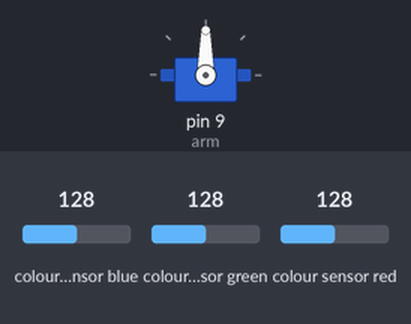
Recording of a sketch running on a simulated Arduino Nano, built with avr-gcc and run on an emulated ATmega328P. Shown: servo. Wiring (inferred from the names in the program): TCS3200 colour sensor: output pin 8; S2 pin 6; S3 pin 7; S0 pin 4; S1 pin 5. The test bench sets the inputs (shaded band); at power-on: colour sensor blue 128, colour sensor green 128, colour sensor red 128.

Above: at 1.2 s.
1.3 s: colour sensor blue set to 191
At 3.4 s:
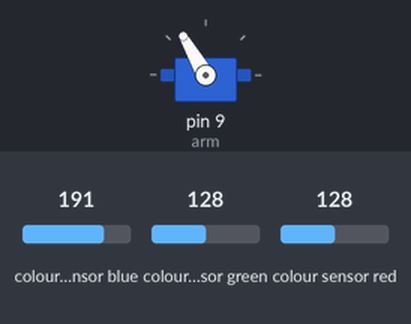
4.3 s: colour sensor green set to 250
At 6.6 s:
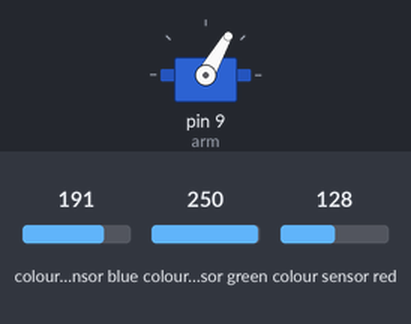
7.3 s: colour sensor blue set to 250
At 9.6 s:
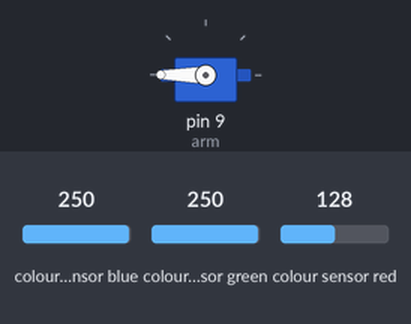
10.3 s: colour sensor blue set to 5
Timing chart, 0 to 14.3 s (numbered marks = the images above; inputs shaded):
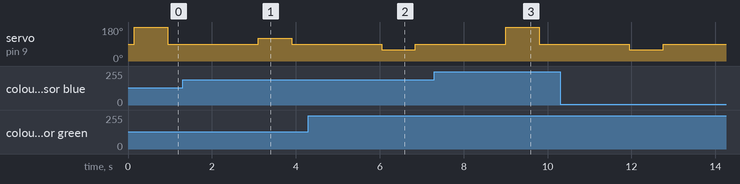

The sketch:

color_sorter.ino
```cpp
// Reads RGB frequency values from a TCS3200 sensor and moves a servo to route detected colors into different bins.
//
// Full tutorial: https://shillehtek.com/blogs/news/arduino-tcs3200-color-sorting-machine
// Parts used: https://shillehtek.com/products/gy-31-tcs3200-rgb-color-recognition-sensor-for-arduino-projects
//             https://shillehtek.com/products/mg90s-metal-gear-micro-servo-motor-180-degree-9g-for-rc-plane
//             https://shillehtek.com/products/arduino-nano-v3-presoldered-ch340g-atmega328p
// More examples: https://github.com/shillehbean/shillehtek-examples
//

#include <Servo.h>
const int S0=4,S1=5,S2=6,S3=7,OUT=8;
Servo arm;
int readCh(bool s2,bool s3){ digitalWrite(S2,s2);digitalWrite(S3,s3);delay(50);return pulseIn(OUT,LOW); }
void setup() {
  for (int p:{S0,S1,S2,S3}) pinMode(p,OUTPUT);
  pinMode(OUT,INPUT);
  digitalWrite(S0,HIGH); digitalWrite(S1,HIGH);
  arm.attach(9); arm.write(90);
}
void loop() {
  int r=readCh(LOW,LOW), g=readCh(HIGH,HIGH), b=readCh(LOW,HIGH);
  if (r < g && r < b)        arm.write(0);    // red bin
  else if (g < r && g < b)   arm.write(60);   // green bin
  else if (b < r && b < g)   arm.write(120);  // blue bin
  else                          arm.write(180);  // yellow / unknown
  delay(800);
  arm.write(90);
  delay(2000);
}
```
